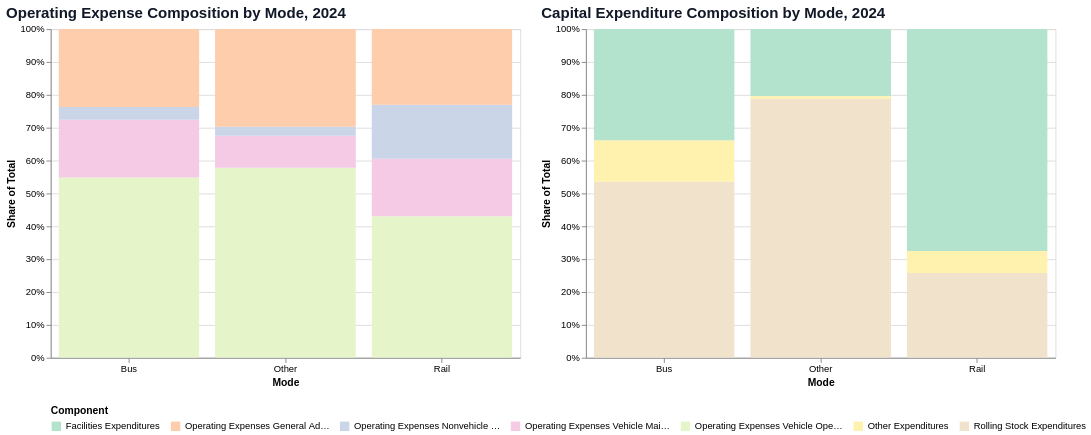

The cell this chart's notebook holds for it:
### Markdown cell above
### Expenses Breakdown by Mode for Latest NTD Year

### Code cell
opex_chart = breakdown_chart(
    df_opex_ca,
    group_column = "mode_group", 
    year_column = "year",
    year=2024,
    component_columns=[
        "operating_expenses_vehicle_operations",
        "operating_expenses_vehicle_maintenance",
        "operating_expenses_nonvehicle_maintenance",
        "operating_expenses_general_administration",
    ],
    title="Operating Expense Composition by Mode, 2024",
)

capex_chart = breakdown_chart(
    df_capex_ca,
    group_column = "mode_group", 
    year_column = "year",
    year=2024,
    component_columns=[
        "rolling_stock_expenditures",
        "facilities_expenditures",
        "other_expenditures",
    ],
    title="Capital Expenditure Composition by Mode, 2024",
)


breakdown_by_mode = alt.hconcat(opex_chart, capex_chart)
breakdown_by_mode

### Figure 1 — Vega specification as saved in the notebook (floating-point values rounded to 4 significant figures)
{"$schema": "https://vega.github.io/schema/vega/v6.json", "data": [{"name": "source_0", "values": [{"mode_group": "Bus", "component": "Operating Expenses Vehicle Operations", "amount": 3075.0, "amount_start": 0.0, "amount_end": 0.5482}, {"mode_group": "Other", "component": "Operating Expenses Vehicle Operations", "amount": 555.4, "amount_start": 0.0, "amount_end": 0.5782}, {"mode_group": "Rail", "component": "Operating Expenses Vehicle Operations", "amount": 1345.0, "amount_start": 0.0, "amount_end": 0.4305}, {"mode_group": "Bus", "component": "Operating Expenses Vehicle Maintenance", "amount": 987.7, "amount_start": 0.5482, "amount_end": 0.7243}, {"mode_group": "Other", "component": "Operating Expenses Vehicle Maintenance", "amount": 93.64, "amount_start": 0.5782, "amount_end": 0.6757}, {"mode_group": "Rail", "component": "Operating Expenses Vehicle Maintenance", "amount": 546.7, "amount_start": 0.4305, "amount_end": 0.6054}, {"mode_group": "Bus", "component": "Operating Expenses Nonvehicle Maintenance", "amount": 218.7, "amount_start": 0.7243, "amount_end": 0.7633}, {"mode_group": "Other", "component": "Operating Expenses Nonvehicle Maintenance", "amount": 26.22, "amount_start": 0.6757, "amount_end": 0.703}, {"mode_group": "Rail", "component": "Operating Expenses Nonvehicle Maintenance", "amount": 513.8, "amount_start": 0.6054, "amount_end": 0.7699}, {"mode_group": "Bus", "component": "Operating Expenses General Administration", "amount": 1328.0, "amount_start": 0.7633, "amount_end": 1.0}, {"mode_group": "Other", "component": "Operating Expenses General Administration", "amount": 285.3, "amount_start": 0.703, "amount_end": 1.0}, {"mode_group": "Rail", "component": "Operating Expenses General Administration", "amount": 719.1, "amount_start": 0.7699, "amount_end": 1.0}]}, {"name": "source_1", "values": [{"mode_group": "Bus", "component": "Rolling Stock Expenditures", "amount": 515.9, "amount_start": 0.0, "amount_end": 0.5354}, {"mode_group": "Other", "component": "Rolling Stock Expenditures", "amount": 65.67, "amount_start": 0.0, "amount_end": 0.7878}, {"mode_group": "Rail", "component": "Rolling Stock Expenditures", "amount": 1069.0, "amount_start": 0.0, "amount_end": 0.2581}, {"mode_group": "Bus", "component": "Facilities Expenditures", "amount": 326.8, "amount_start": 0.6608, "amount_end": 1.0}, {"mode_group": "Other", "component": "Facilities Expenditures", "amount": 17.06, "amount_start": 0.7954, "amount_end": 1.0}, {"mode_group": "Rail", "component": "Facilities Expenditures", "amount": 2797.0, "amount_start": 0.3246, "amount_end": 1.0}, {"mode_group": "Bus", "component": "Other Expenditures", "amount": 120.8, "amount_start": 0.5354, "amount_end": 0.6608}, {"mode_group": "Other", "component": "Other Expenditures", "amount": 0.6314, "amount_start": 0.7878, "amount_end": 0.7954}, {"mode_group": "Rail", "component": "Other Expenditures", "amount": 275.3, "amount_start": 0.2581, "amount_end": 0.3246}]}, {"name": "source_0_color_domain_component_0", "values": [{"component": "Operating Expenses Vehicle Operations"}, {"component": "Operating Expenses Vehicle Maintenance"}, {"component": "Operating Expenses Nonvehicle Maintenance"}, {"component": "Operating Expenses General Administration"}]}, {"name": "source_1_color_domain_component_1", "values": [{"component": "Rolling Stock Expenditures"}, {"component": "Facilities Expenditures"}, {"component": "Other Expenditures"}]}, {"name": "source_0_concat_0_x_domain_mode_group", "values": [{"mode_group": "Bus"}, {"mode_group": "Other"}, {"mode_group": "Rail"}]}, {"name": "source_1_concat_1_x_domain_mode_group", "values": [{"mode_group": "Bus"}, {"mode_group": "Other"}, {"mode_group": "Rail"}]}], "signals": [{"name": "childWidth", "value": 500}], "marks": [{"type": "group", "name": "concat_0_group", "encode": {"update": {"width": {"signal": "childWidth"}, "height": {"signal": "height"}}}, "marks": [{"type": "group", "from": {"facet": {"data": "source_0", "name": "stack_group_concat_0_main", "groupby": ["mode_group"], "aggregate": {"fields": ["amount_start", "amount_start", "amount_end", "amount_end"], "ops": ["min", "max", "min", "max"]}}}, "encode": {"update": {"cornerRadius": {"value": 2}, "y2": {"signal": "max(scale('concat_0_y',datum[\"min_amount_start\"]),scale('concat_0_y',datum[\"max_amount_start\"]),scale('concat_0_y',datum[\"min_amount_end\"]),scale('concat_0_y',datum[\"max_amount_end\"]))"}, "y": {"signal": "min(scale('concat_0_y',datum[\"min_amount_start\"]),scale('concat_0_y',datum[\"max_amount_start\"]),scale('concat_0_y',datum[\"min_amount_end\"]),scale('concat_0_y',datum[\"max_amount_end\"]))"}, "clip": {"value": true}, "x": {"field": "mode_group", "scale": "concat_0_x"}, "width": {"signal": "max(0.25, bandwidth('concat_0_x'))"}}}, "marks": [{"type": "group", "encode": {"update": {"y": {"field": {"signal": null, "datum": null, "group": "y", "parent": null}, "mult": -1}, "width": {"field": {"signal": null, "datum": null, "group": "width", "parent": null}}}}, "marks": [{"type": "rect", "name": "concat_0_marks", "from": {"data": "stack_group_concat_0_main"}, "encode": {"update": {"width": {"field": {"signal": null, "datum": null, "group": "width", "parent": null}}, "y2": {"field": "amount_start", "scale": "concat_0_y"}, "tooltip": {"signal": "{\"Mode\": isValid(datum[\"mode_group\"]) ? isArray(datum[\"mode_group\"]) ? join(datum[\"mode_group\"], '\\n') : datum[\"mode_group\"] : \"\"+datum[\"mode_group\"], \"Component\": isValid(datum[\"component\"]) ? isArray(datum[\"component\"]) ? join(datum[\"component\"], '\\n') : datum[\"component\"] : \"\"+datum[\"component\"], \"Amount ($M)\": format(datum[\"amount\"], \",.1f\")}"}, "fill": {"field": "component", "scale": "color"}, "y": {"field": "amount_end", "scale": "concat_0_y"}}}, "style": ["bar"]}]}]}], "axes": [{"scale": "concat_0_y", "orient": "left", "labels": false, "maxExtent": 0, "grid": true, "tickCount": {"signal": "ceil(height/40)"}, "aria": false, "gridScale": "concat_0_x", "domain": false, "minExtent": 0, "ticks": false, "zindex": 0}, {"scale": "concat_0_x", "labelAngle": 0, "labelBaseline": "top", "zindex": 0, "grid": false, "title": "Mode", "orient": "bottom"}, {"scale": "concat_0_y", "labelOverlap": true, "orient": "left", "title": "Share of Total", "format": ".0%", "zindex": 0, "grid": false, "tickCount": {"signal": "ceil(height/40)"}}], "title": {"text": "Operating Expense Composition by Mode, 2024", "color": "#111827", "anchor": "start", "fontSize": 16, "fontWeight": 600}, "style": "cell"}, {"type": "group", "name": "concat_1_group", "encode": {"update": {"height": {"signal": "height"}, "width": {"signal": "childWidth"}}}, "marks": [{"type": "group", "from": {"facet": {"data": "source_1", "name": "stack_group_concat_1_main", "groupby": ["mode_group"], "aggregate": {"fields": ["amount_start", "amount_start", "amount_end", "amount_end"], "ops": ["min", "max", "min", "max"]}}}, "encode": {"update": {"width": {"signal": "max(0.25, bandwidth('concat_1_x'))"}, "x": {"field": "mode_group", "scale": "concat_1_x"}, "y": {"signal": "min(scale('concat_1_y',datum[\"min_amount_start\"]),scale('concat_1_y',datum[\"max_amount_start\"]),scale('concat_1_y',datum[\"min_amount_end\"]),scale('concat_1_y',datum[\"max_amount_end\"]))"}, "clip": {"value": true}, "y2": {"signal": "max(scale('concat_1_y',datum[\"min_amount_start\"]),scale('concat_1_y',datum[\"max_amount_start\"]),scale('concat_1_y',datum[\"min_amount_end\"]),scale('concat_1_y',datum[\"max_amount_end\"]))"}, "cornerRadius": {"value": 2}}}, "marks": [{"type": "group", "encode": {"update": {"y": {"field": {"signal": null, "datum": null, "group": "y", "parent": null}, "mult": -1}, "width": {"field": {"signal": null, "datum": null, "group": "width", "parent": null}}}}, "marks": [{"type": "rect", "name": "concat_1_marks", "from": {"data": "stack_group_concat_1_main"}, "encode": {"update": {"fill": {"field": "component", "scale": "color"}, "tooltip": {"signal": "{\"Mode\": isValid(datum[\"mode_group\"]) ? isArray(datum[\"mode_group\"]) ? join(datum[\"mode_group\"], '\\n') : datum[\"mode_group\"] : \"\"+datum[\"mode_group\"], \"Component\": isValid(datum[\"component\"]) ? isArray(datum[\"component\"]) ? join(datum[\"component\"], '\\n') : datum[\"component\"] : \"\"+datum[\"component\"], \"Amount ($M)\": format(datum[\"amount\"], \",.1f\")}"}, "y": {"field": "amount_end", "scale": "concat_1_y"}, "width": {"field": {"signal": null, "datum": null, "group": "width", "parent": null}}, "y2": {"field": "amount_start", "scale": "concat_1_y"}}}, "style": ["bar"]}]}]}], "axes": [{"scale": "concat_1_y", "domain": false, "minExtent": 0, "gridScale": "concat_1_x", "aria": false, "grid": true, "orient": "left", "maxExtent": 0, "ticks": false, "labels": false, "tickCount": {"signal": "ceil(height/40)"}, "zindex": 0}, {"scale": "concat_1_x", "zindex": 0, "orient": "bottom", "grid": false, "title": "Mode", "labelBaseline": "top", "labelAngle": 0}, {"scale": "concat_1_y", "labelOverlap": true, "grid": false, "tickCount": {"signal": "ceil(height/40)"}, "format": ".0%", "zindex": 0, "orient": "left", "title": "Share of Total"}], "title": {"text": "Capital Expenditure Composition by Mode, 2024", "color": "#111827", "anchor": "start", "fontSize": 16, "fontWeight": 600}, "style": "cell"}], "scales": [{"name": "color", "type": "ordinal", "domain": {"fields": [{"data": "source_0_color_domain_component_0", "field": "component"}, {"data": "source_1_color_domain_component_1", "field": "component"}], "sort": true}, "range": {"scheme": "pastel2"}}, {"name": "concat_0_x", "type": "band", "domain": {"data": "source_0_concat_0_x_domain_mode_group", "field": "mode_group", "sort": true}, "range": [0, {"signal": "childWidth"}], "paddingInner": 0.1, "paddingOuter": 0.05}, {"name": "concat_0_y", "type": "linear", "domain": [0, 1], "range": [{"signal": "height"}, 0], "nice": true, "zero": true}, {"name": "concat_1_x", "type": "band", "domain": {"data": "source_1_concat_1_x_domain_mode_group", "field": "mode_group", "sort": true}, "range": [0, {"signal": "childWidth"}], "paddingInner": 0.1, "paddingOuter": 0.05}, {"name": "concat_1_y", "type": "linear", "domain": [0, 1], "range": [{"signal": "height"}, 0], "zero": true, "nice": true}], "background": "white", "legends": [{"direction": "horizontal", "orient": "bottom", "title": "Component", "fill": "color", "symbolType": "square"}], "padding": 5, "layout": {"padding": 20, "bounds": "full", "align": "each"}, "height": 350}
